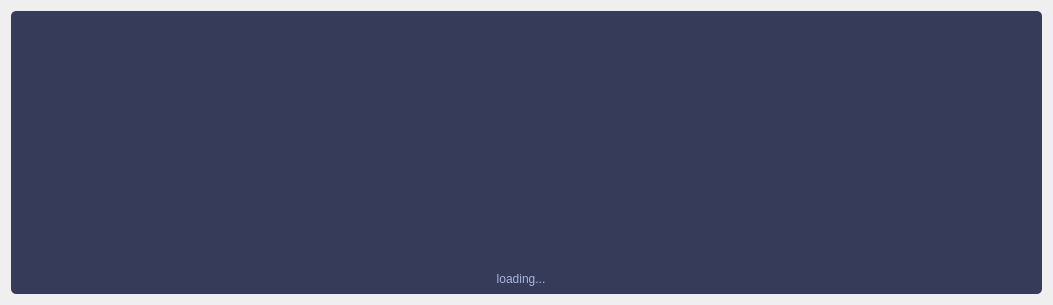
<?xml version="1.0" encoding="UTF-8"?>
<ui version="4.0">
 <class>DownloaderClass</class>
 <widget class="QWidget" name="DownloaderClass">
  <property name="geometry">
   <rect>
    <x>0</x>
    <y>0</y>
    <width>1053</width>
    <height>305</height>
   </rect>
  </property>
  <property name="windowTitle">
   <string>Downloader</string>
  </property>
  <layout class="QGridLayout" name="gridLayout">
   <item row="0" column="0">
    <widget class="QWidget" name="widget" native="true">
     <property name="styleSheet">
      <string notr="true">background-color:#363B59;border-radius:5px;</string>
     </property>
     <widget class="QLabel" name="label_2">
      <property name="geometry">
       <rect>
        <x>960</x>
        <y>30</y>
        <width>44</width>
        <height>47</height>
       </rect>
      </property>
      <property name="sizePolicy">
       <sizepolicy hsizetype="Expanding" vsizetype="Expanding">
        <horstretch>0</horstretch>
        <verstretch>0</verstretch>
       </sizepolicy>
      </property>
      <property name="minimumSize">
       <size>
        <width>44</width>
        <height>47</height>
       </size>
      </property>
      <property name="maximumSize">
       <size>
        <width>44</width>
        <height>47</height>
       </size>
      </property>
      <property name="styleSheet">
       <string notr="true">background-color: transparent;</string>
      </property>
      <property name="text">
       <string/>
      </property>
      <property name="pixmap">
       <pixmap resource="../resource.qrc">:/image/meat.bmp</pixmap>
      </property>
     </widget>
     <widget class="QLabel" name="label">
      <property name="geometry">
       <rect>
        <x>10</x>
        <y>10</y>
        <width>44</width>
        <height>72</height>
       </rect>
      </property>
      <property name="sizePolicy">
       <sizepolicy hsizetype="Expanding" vsizetype="Expanding">
        <horstretch>0</horstretch>
        <verstretch>0</verstretch>
       </sizepolicy>
      </property>
      <property name="minimumSize">
       <size>
        <width>44</width>
        <height>72</height>
       </size>
      </property>
      <property name="maximumSize">
       <size>
        <width>44</width>
        <height>72</height>
       </size>
      </property>
      <property name="styleSheet">
       <string notr="true">background-color: transparent;</string>
      </property>
      <property name="frameShadow">
       <enum>QFrame::Plain</enum>
      </property>
      <property name="lineWidth">
       <number>1</number>
      </property>
      <property name="text">
       <string/>
      </property>
      <property name="wordWrap">
       <bool>false</bool>
      </property>
     </widget>
     <widget class="QLabel" name="label_3">
      <property name="geometry">
       <rect>
        <x>10</x>
        <y>260</y>
        <width>1000</width>
        <height>16</height>
       </rect>
      </property>
      <property name="styleSheet">
       <string notr="true">background-color: transparent;
	font:9pt &quot;Joystix Monospace&quot;;
	text-align:center;
	color: #A6B8E0;</string>
      </property>
      <property name="text">
       <string>loading...</string>
      </property>
      <property name="alignment">
       <set>Qt::AlignCenter</set>
      </property>
     </widget>
    </widget>
   </item>
  </layout>
 </widget>
 <layoutdefault spacing="6" margin="11"/>
 <resources>
  <include location="../resource.qrc"/>
 </resources>
 <connections/>
</ui>
